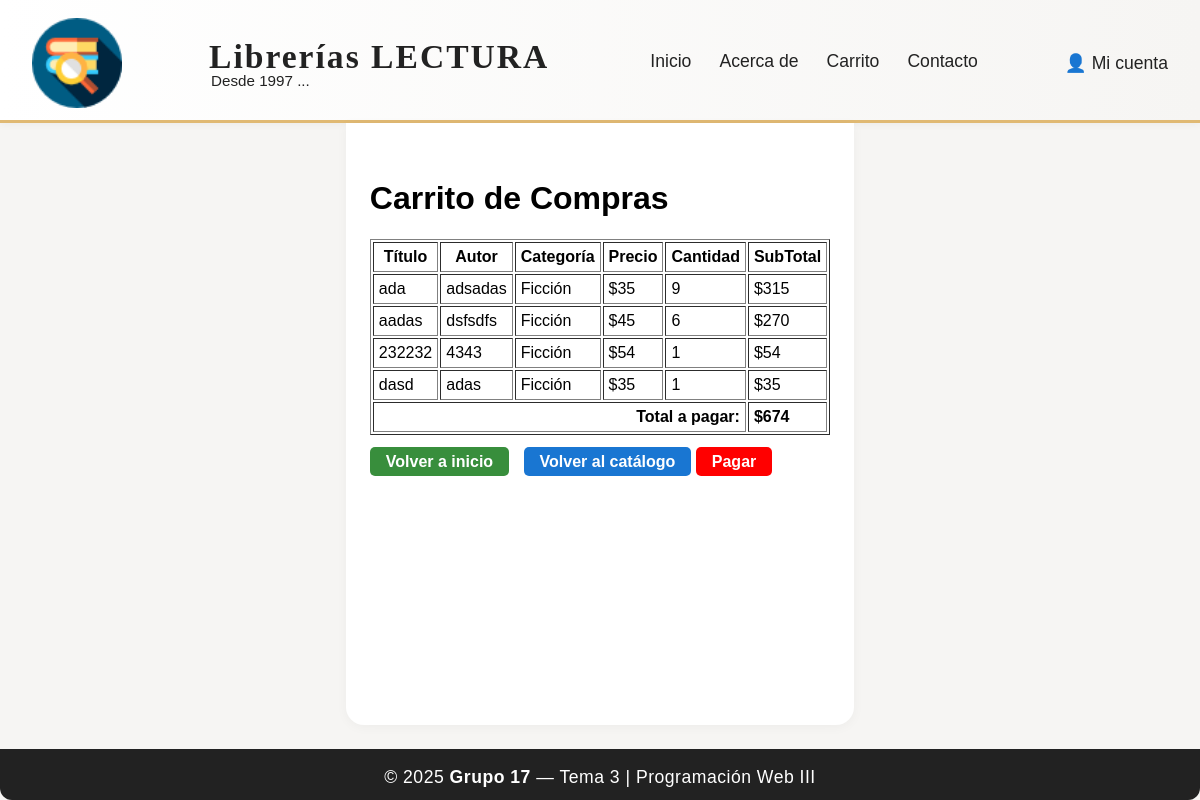
Page /carrito/ (signed in) on the committed database.
### app/models.py (models this page shows, shortened)
class CarritoActual(models.Model):
    usuario = models.ForeignKey(User, on_delete=models.CASCADE)
    titulo = models.CharField(max_length=100)
    autor = models.CharField(max_length=100)
    fecha_publicacion = models.DateField()
    categoria = models.CharField(max_length=100, blank=True, null=True)
    precio = models.IntegerField(default=0)
    cantidad = models.PositiveIntegerField(default=1)

### app/views.py (the view)
# urls.py: path('carrito/', views.ver_carrito, name='ver_carrito'),
@login_required
def ver_carrito(request):
    carrito_items = CarritoActual.objects.filter(usuario=request.user)
    items = []
    total_general = 0
    for item in carrito_items:
        precio = item.precio if item.precio is not None else 0
        total = precio * item.cantidad
        items.append({
            'titulo': item.titulo,
            'autor': item.autor,
            'categoria': item.categoria,
            'precio': precio,
            'cantidad': item.cantidad,
            'total': total,
            'fecha_publicacion': item.fecha_publicacion
        })
        total_general += total
    return render(request, 'carrito.html', {'carrito_items': items, 'total_general': total_general})

### app/templates/carrito.html (shortened to what this page needs)
{% load static %}
<!DOCTYPE html>
<html lang="es">
<head>
    <link rel="stylesheet" href="{% static 'estilos.css' %}">
</head>
<body>
    <div class="layout-flex">
        <header class="main-header">
            <div class="header-content">
                <img src="{% static 'img/libreriaicon.png' %}" alt="Logo" class="logo-header">
                <div class="header-title">
                    <span class="logo-text">Librerías <strong>LECTURA</strong></span>
                    <span class="logo-sub">Desde 1997 ...</span>
                </div>
                <nav class="main-nav">
                    <a href="{% url 'inicio' %}">Inicio</a>
                    <a href="#">Acerca de</a>
                    <a href="{% url 'ver_carrito' %}">Carrito</a>
                    <a href="#">Contacto</a>
                </nav>
                <div class="user-menu">
                    <span>👤 Mi cuenta</span>
                </div>
            </div>
        </header>
        <main class="main-content">
            <h1>Carrito de Compras</h1>
            <table border="1" cellpadding="5" style="margin-top: 20px;">
                <tr>
                    <th>Título</th>
                    <th>Autor</th>
                    <th>Categoría</th>
                    <th>Precio</th>
                    <th>Cantidad</th>
                    <th>SubTotal</th>
                </tr>
                {% if carrito_items %}
                    {% for item in carrito_items %}
                    <tr>
                        <td>{{ item.titulo }}</td>
                        <td>{{ item.autor }}</td>
                        <td>{{ item.categoria }}</td>
                        <td>${{ item.precio }}</td>
                        <td>{{ item.cantidad }}</td>
                        <td>${{ item.total }}</td>
                    </tr>
                    {% endfor %}
                    <tr>
                        <td colspan="5" style="text-align: right; font-weight: bold;">Total a pagar:</td>
                        <td style="font-weight: bold;">${{ total_general }}</td>
                    </tr>
                {% else %}
                    <tr><td colspan="6">El carrito está vacío.</td></tr>
                {% endif %}
            </table>
            <br>
            <a href="{% url 'inicio' %}" style="padding: 6px 16px; background: #388e3c; color: white; border-radius: 5px; text-decoration: none; font-weight: bold; margin-right: 10px;">Volver a inicio</a>
            <a href="{% url 'catalogo_libros' %}" style="padding: 6px 16px; background: #1976d2; color: white; border-radius: 5px; text-decoration: none; font-weight: bold;">Volver al catálogo</a>
            <a href="{% url 'pagar' %}" style="padding: 6px 16px; background: #ff0000; color: white; border-radius: 5px; text-decoration: none; font-weight: bold;">Pagar</a>
        </main>
        <footer class="main-footer">
            <span>&copy; 2025 <strong>Grupo 17</strong> — Tema 3 | Programación Web III</span>
        </footer>
    </div>
</body>
</html>

### app/static/estilos.css (style rules this page uses)
body { margin: 0; padding: 0; min-height: 100vh; font-family: Arial, sans-serif; background: #fff; }
.layout-flex { min-height: 100vh; display: flex; flex-direction: column; background: #f6f5f3; }
.main-header { background: linear-gradient(90deg, #fff 0%, #f6f5f3 100%); border-bottom: 3px solid #e0b973; box-shadow: 0 2px 8px rgba(0,0,0,0.04); }
.header-content { display: flex; align-items: center; justify-content: space-between; max-width: 1200px; margin: 0 auto; padding: 18px 32px 12px 32px; }
.logo-header { width: 90px; height: auto; margin-right: 18px; }
.header-title { display: flex; flex-direction: column; margin-right: 32px; }
.logo-text { font-size: 2.1em; font-family: 'Georgia', serif; font-weight: bold; color: #222; letter-spacing: 2px; }
.logo-sub { font-size: 0.95em; color: #222; margin-top: -4px; margin-left: 2px; }
.main-nav { display: flex; gap: 28px; }
.main-nav a { color: #222; font-weight: 500; text-decoration: none; font-size: 1.1em; transition: color 0.2s, border-bottom 0.2s; border-bottom: 2px solid transparent; padding-bottom: 2px; }
.user-menu { color: #222; font-size: 1.1em; font-weight: 500; margin-left: 18px; }
.main-content { flex: 1; max-width: 1100px; margin: 0 auto; padding: 36px 24px 24px 24px; background: #fff; border-radius: 0 0 18px 18px; box-shadow: 0 2px 12px rgba(0,0,0,0.04); }
.main-footer { background: #222; color: #fff; text-align: center; padding: 18px 0 12px 0; font-size: 1.1em; letter-spacing: 0.5px; border-radius: 0 0 12px 12px; margin-top: 24px; }

### rows in the picture
CarritoActual: titulo "ada", autor "adsadas", categoria "Ficción"
CarritoActual: titulo "aadas", autor "dsfsdfs", categoria "Ficción"
CarritoActual: titulo "232232", autor "4343", categoria "Ficción"
CarritoActual: titulo "dasd", autor "adas", categoria "Ficción"

### other values in the picture
{{ item.precio }} "35" "45" "54" "35"
{{ item.cantidad }} "9" "6" "1" "1"
{{ item.total }} "315" "270" "54" "35"
{{ total_general }} "674"
